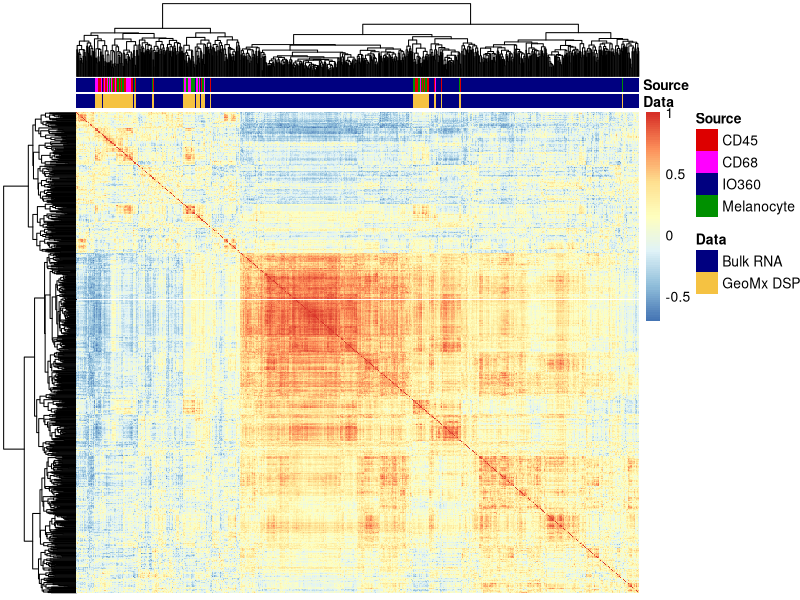
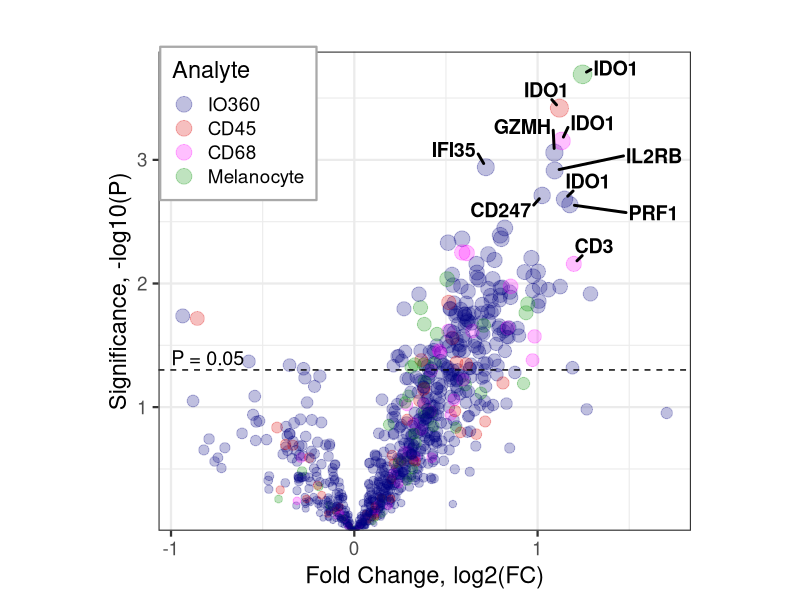
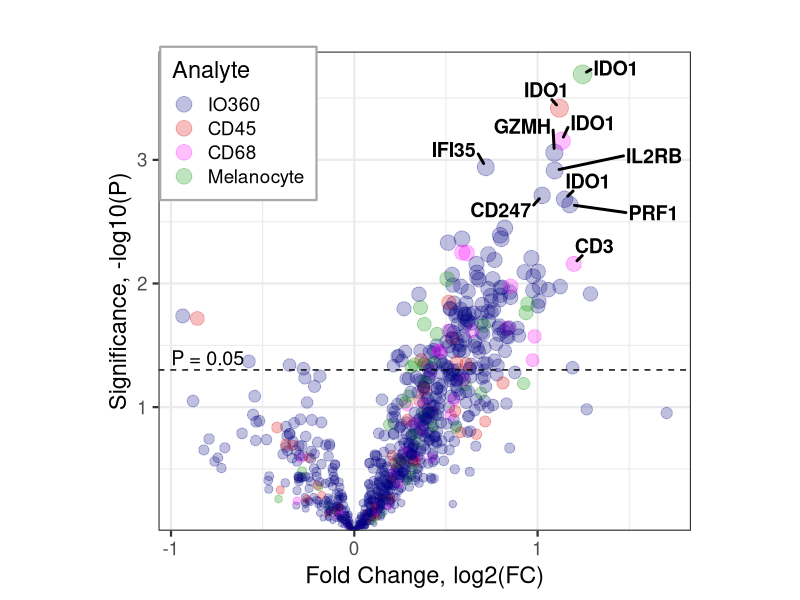
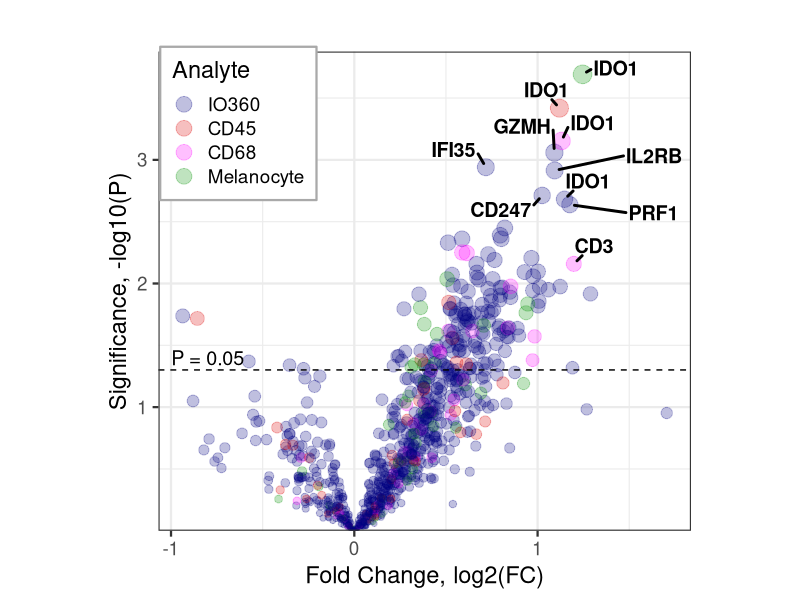
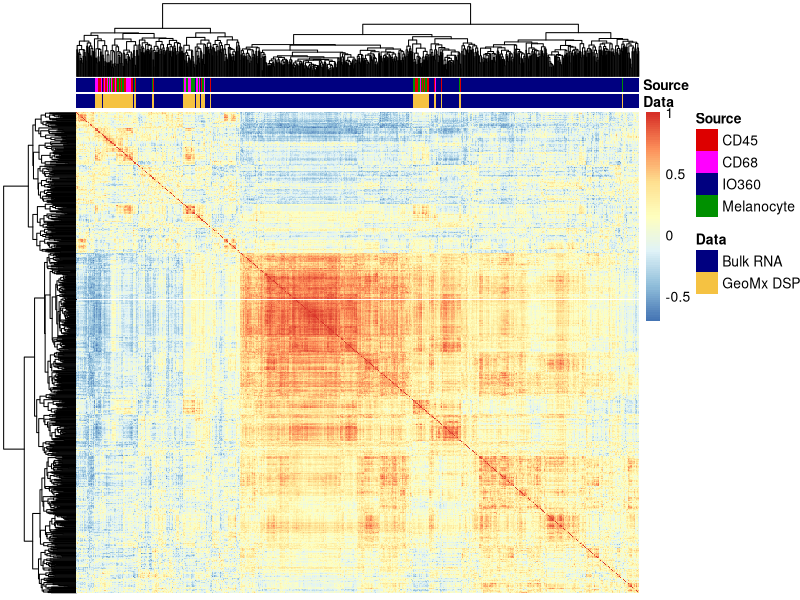
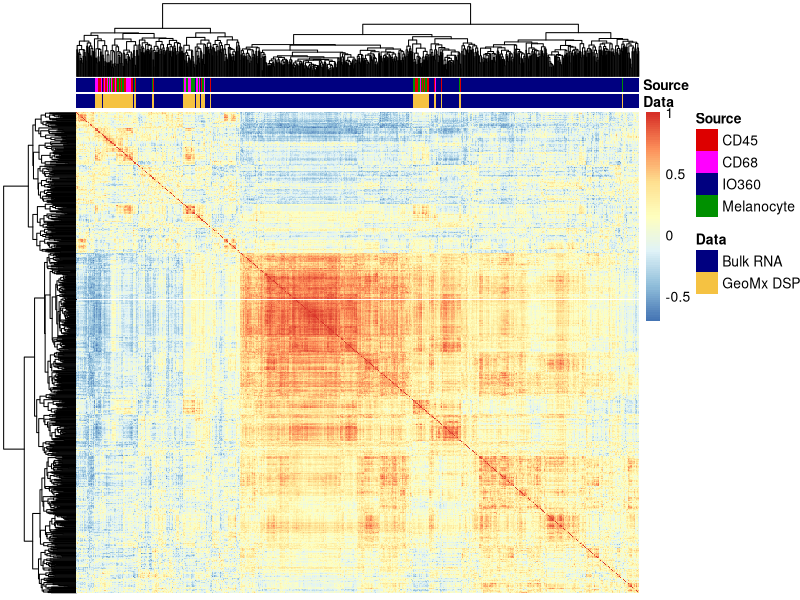
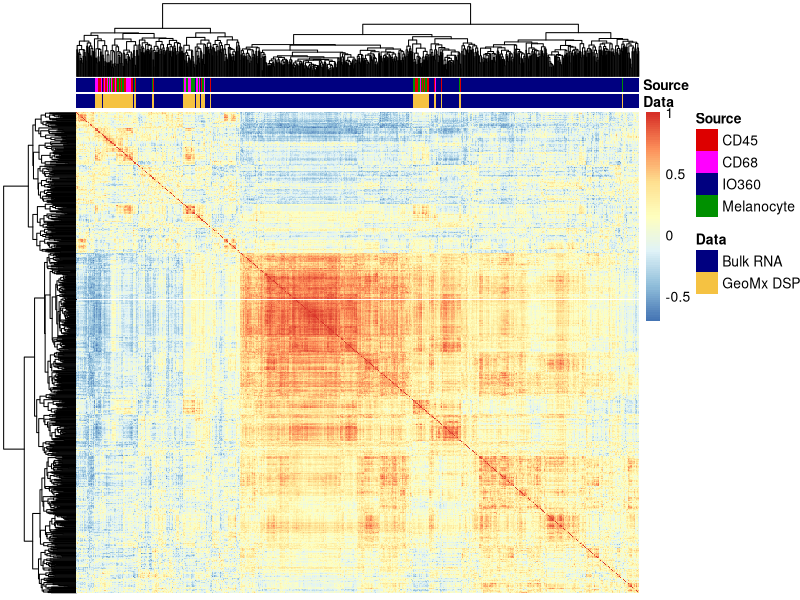

Source code (R) for these figures, in order:
##########################################
# Collaboration: TSCOL_0137
#   Senior PI: David Rimm
#   Lead Investigator: Ioannis Vathiotis
# Jason Reeves

# Copyright (C) 2020, NanoString Technologies, Inc.
#
# This program is free software: you can redistribute it and/or modify it under
# the terms of the GNU General Public License as published by the Free Software
# Foundation, either version 3 of the License, or (at your option) any later
# version.
#
# This program is distributed in the hope that it will be useful, but WITHOUT
# ANY WARRANTY; without even the implied warranty of MERCHANTABILITY or FITNESS
# FOR A PARTICULAR PURPOSE.  See the GNU General Public License for more
# details.
#
# You should have received a copy of the GNU General Public License along with
# this program.  If not, see https://www.gnu.org/licenses/.

# Inputs needed: graphing_adjusted_log2_expression_data_WITH DSP.xlsx
##########################################

##########################################
# Libraries
##########################################
library(readxl)
library(ggplot2)
library(ggrepel)
library(pheatmap)

##########################
#### Custom Functions ####

# mean_geo: compute the geometric mean of linear count data
mean_geo <- function(x,
                     na.rm=TRUE) {
  exp(sum(log(x[x > 0]), na.rm=na.rm) / length(x))
}

######################
#### Data Loading ####

#### 0.1: Load data ####
annot <- as.data.frame(read_xlsx(path = 'data/graphing_adjusted_log2_expression_data_WITH DSP.xlsx',
                                 sheet = 5))
targetannot <- as.data.frame(read_xlsx(path = 'data/graphing_adjusted_log2_expression_data_WITH DSP.xlsx',
                                       sheet = 6))
targetannot <- targetannot[,1:7]
data <- as.data.frame(read_xlsx(path = 'data/graphing_adjusted_log2_expression_data_WITH DSP.xlsx',
                                sheet = 2))
rownames(data) <- data$Target
data <- data[,-1]

#### 0.2: transform DSP data & update annotations ####
data[targetannot$Overall == 'DSP',] <- log2(data[targetannot$Overall == 'DSP',])
annot$Response.NS <- factor(annot$Response.NS, levels = c('NR','R'))
targetannot$run <- ifelse(grepl('2nd_run_', rownames(data)),'Run 2',
                          ifelse(targetannot$Overall == 'IO360',
                                 'Bulk','Run 1'))

#### 0.3: mean center expression from DSP runs ####
data_orig <- data
targetannot_orig <- targetannot
dsp_genes <- sort(targetannot$Gene[targetannot$run == 'Run 1' & targetannot$Source == 'CD45'])
for(comp in c('CD45','CD68','Melanocyte')) {
  mean_df <- matrix(data = NA, nrow = length(dsp_genes), ncol = ncol(data),
                    dimnames = list(row = dsp_genes, col = colnames(data)))
  for(g in dsp_genes) {
    r1 <- data[targetannot$Gene == g & targetannot$run == 'Run 1' & targetannot$Source == comp, ]
    r2 <- data[targetannot$Gene == g & targetannot$run == 'Run 2' & targetannot$Source == comp, ]
    rep_mean <- colMeans(rbind(r1, r2), na.rm = T)
    mean_df[g, ] <- rep_mean
  }
  rownames(mean_df) <- paste0('Mean_',dsp_genes,'_',comp)
  mean_ann <- targetannot[targetannot$Source == comp & targetannot$run == 'Run 1', ]
  mean_ann$run <- 'Mean DSP'
  mean_ann$Gene <- dsp_genes
  mean_ann$Target <- paste0('Mean_',dsp_genes,'_',comp)
  targetannot <- rbind(targetannot, mean_ann)
  data <- rbind(data, mean_df)
}

rm(list = c('mean_df','mean_ann','r1','r2','rep_mean'))

##############################################
#### Section 1: DE of IO 360 and DSP data ####

#### 1.1 Response Analysis (Univariate) ####
# build data tables and run univariate analysis
out_R <- data.frame(target = targetannot$Target)
out_R$pval <- unlist(apply(data, 1, function(x) {
  mod <- lm(formula = unlist(x) ~ annot$Response.NS)
  coef(summary(mod))[2,4]
}))
out_R$FC <- unlist(apply(data, 1, function(x) {
  mod <- lm(formula = unlist(x) ~ annot$Response.NS)
  coef(summary(mod))[2,1]
}))

# merge with annotations
out_R <- merge(out_R, targetannot, by.x = 1, by.y = 1)
out_R$Source <- factor(out_R$Source, levels = c('IO360','CD45','CD68','Melanocyte'))

#### 1.2 Graph Objective Response DE Results ####
OR_VP <- ggplot(subset(out_R, run %in% c('Bulk','Mean DSP')),
                aes(x = FC, y = -log10(pval),
                    color = Source, size = -log10(pval),
                    label = Gene)) +
  geom_point(alpha = 0.25) +
  theme_bw(base_size = 17) +
  labs(title = '', y = 'Significance, -log10(P)', x = 'Fold Change, log2(FC)') +
  scale_y_continuous(expand = expansion(mult = c(0, 0.05))) +
  geom_text_repel(data = subset(out_R, run %in% c('Bulk','Mean DSP') &
                                  abs(FC) > 0.25 & pval < 0.01),
                  color = 'black', size = 5, fontface = 'bold',
                  segment.size = 1, box.padding = .45, min.segment.length = .1,
                  point.padding = .3) +
  scale_color_manual(values = c(CD45 = '#DD0000',
                                CD68 = '#FF00FF',
                                Melanocyte = '#009000',
                                IO360 = '#000080')) +
  guides(color = guide_legend(title = 'Analyte', override.aes = list(size = 5)), size = FALSE) +
  geom_hline(yintercept = -log10(0.05), lty = 'dashed', color = 'black') +
  annotate(geom = 'text', x = -.8, y = 1.4, label = 'P = 0.05', size = 5) +
  theme(legend.position = c(0.15,0.85), aspect.ratio = 0.9,
        legend.background = element_rect(color = 'darkgray', fill = 'white'))

#### 1.3 Save DE Results ####
dir.create("figs/")
dir.create("figs/tiff")
dir.create("figs/svg")
dir.create("figs/jpg")
ggsave(OR_VP, filename = 'figs/tiff/Figure3.tiff', width = 8, height = 8, dpi = 300)
ggsave(OR_VP, filename = 'figs/svg/Figure3.svg', width = 8, height = 8, dpi = 300)
ggsave(OR_VP, filename = 'figs/jpg/Figure3.jpg', width = 8, height = 8, dpi = 300)

#############################
#### 2.0 Correlation Map ####

#### 2.1: correlation heatmap of genes * genes ####
gene_cor <- cor(t(data[targetannot$run %in% c('Bulk','Mean DSP'), ]), method = 'spearman', use = 'complete')
gene_ann <- data.frame(Source = as.character(targetannot$Source)[targetannot$run %in% c('Bulk','Mean DSP')],
                       D = as.character(targetannot$run)[targetannot$run %in% c('Bulk','Mean DSP')])
gene_ann$Data <- ifelse(gene_ann$D == 'Bulk', 'Bulk RNA', 'GeoMx DSP')
rownames(gene_ann) <- rownames(gene_cor)
cor_heat <- pheatmap(gene_cor,
         annotation_col = gene_ann[,c('Data','Source')],
         show_rownames = F, show_colnames = F,
         clustering_method = 'average',
         annotation_colors = list(Data = c(`Bulk RNA` = '#000080',`GeoMx DSP` = '#F5C242'),
                                  Source = c(CD45 = '#DD0000', CD68 = '#FF00FF',
                                             IO360 = '#000080', Melanocyte = '#009000')))

#### 2.2: Save Files ####
tiff(filename = 'figs/tiff/Figure1.tiff', width = 8, height = 6, units = 'in', res = 300)
grid::grid.newpage()
grid::grid.draw(cor_heat$gtable)
dev.off()

jpeg(filename = 'figs/jpg/Figure1.jpg', width = 8, height = 6, units = 'in', res = 300)
grid::grid.newpage()
grid::grid.draw(cor_heat$gtable)
dev.off()

svg(filename = 'figs/svg/Figure1.svg', width = 8, height = 6)
grid::grid.newpage()
grid::grid.draw(cor_heat$gtable)
dev.off()

########################################
#### 3: Save Workspace Environments ####

out_Surv <- out_R
rm(list = c('comp','cor_heat','dsp_genes','g','gene_ann','gene_cor','mean_geo',
            'OR_VP','out_R','data_orig','targetannot_orig'))
save.image(file = 'data/TSCOL_0137_Initialized.Rdata')
